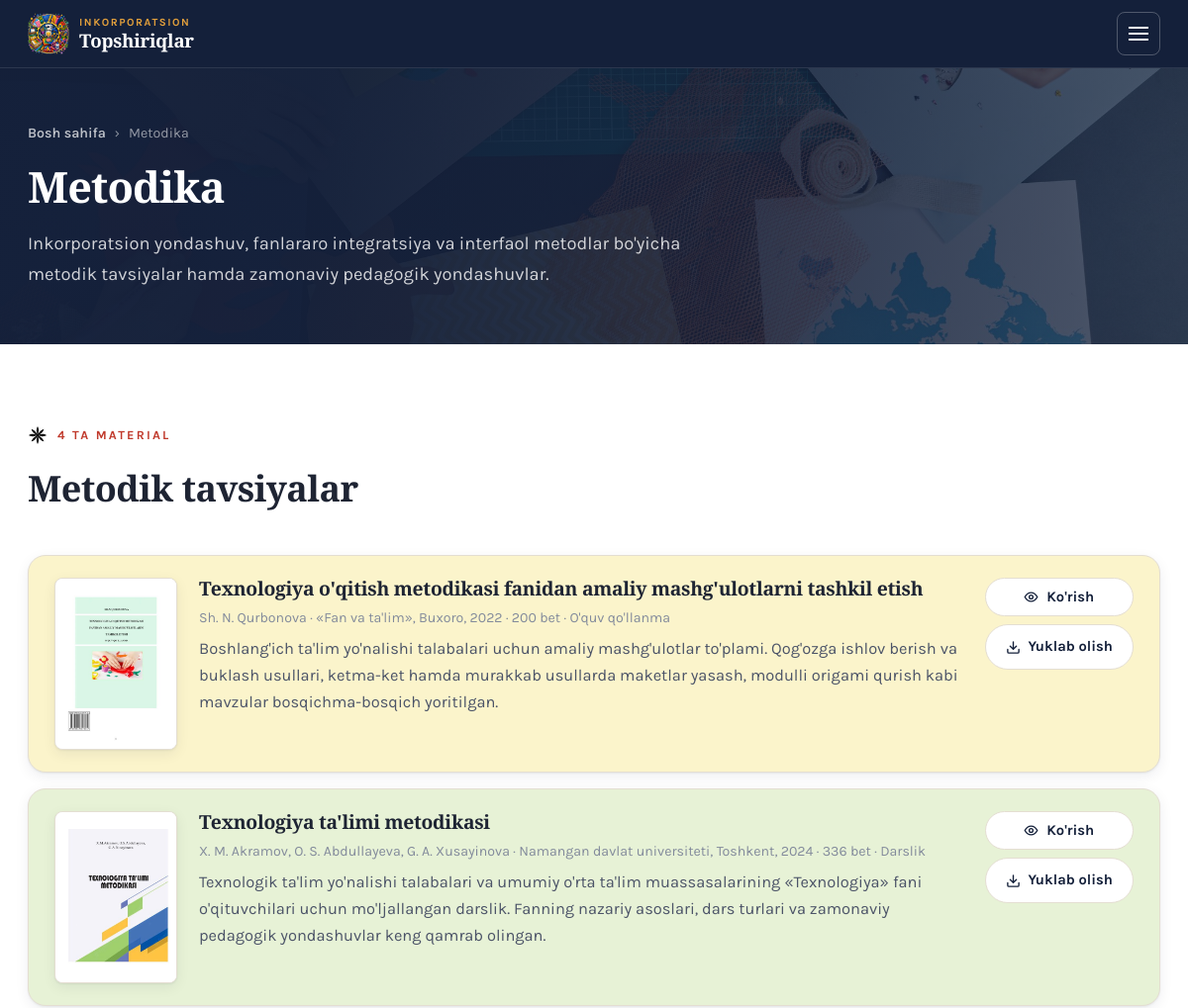
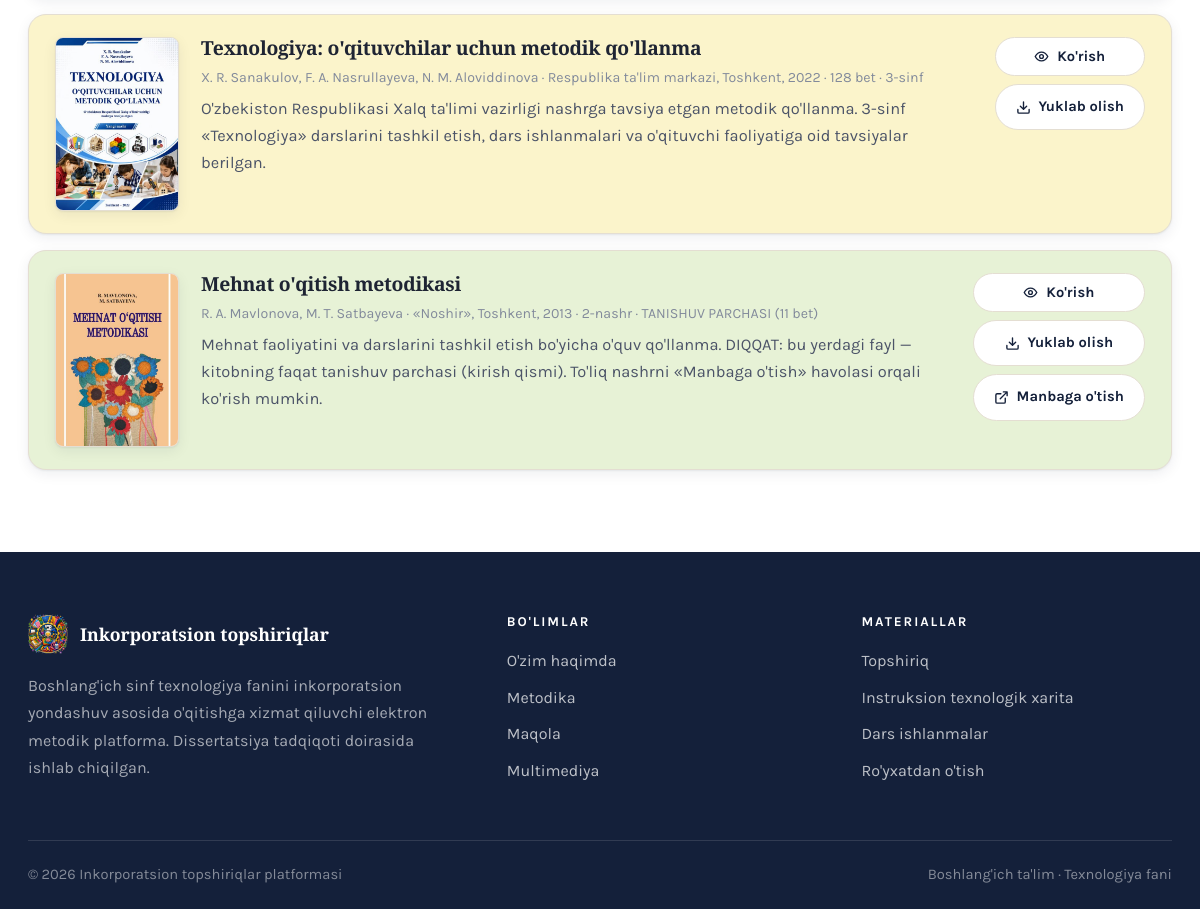
The app's page /metodika, older data (2 pictures, top to bottom).
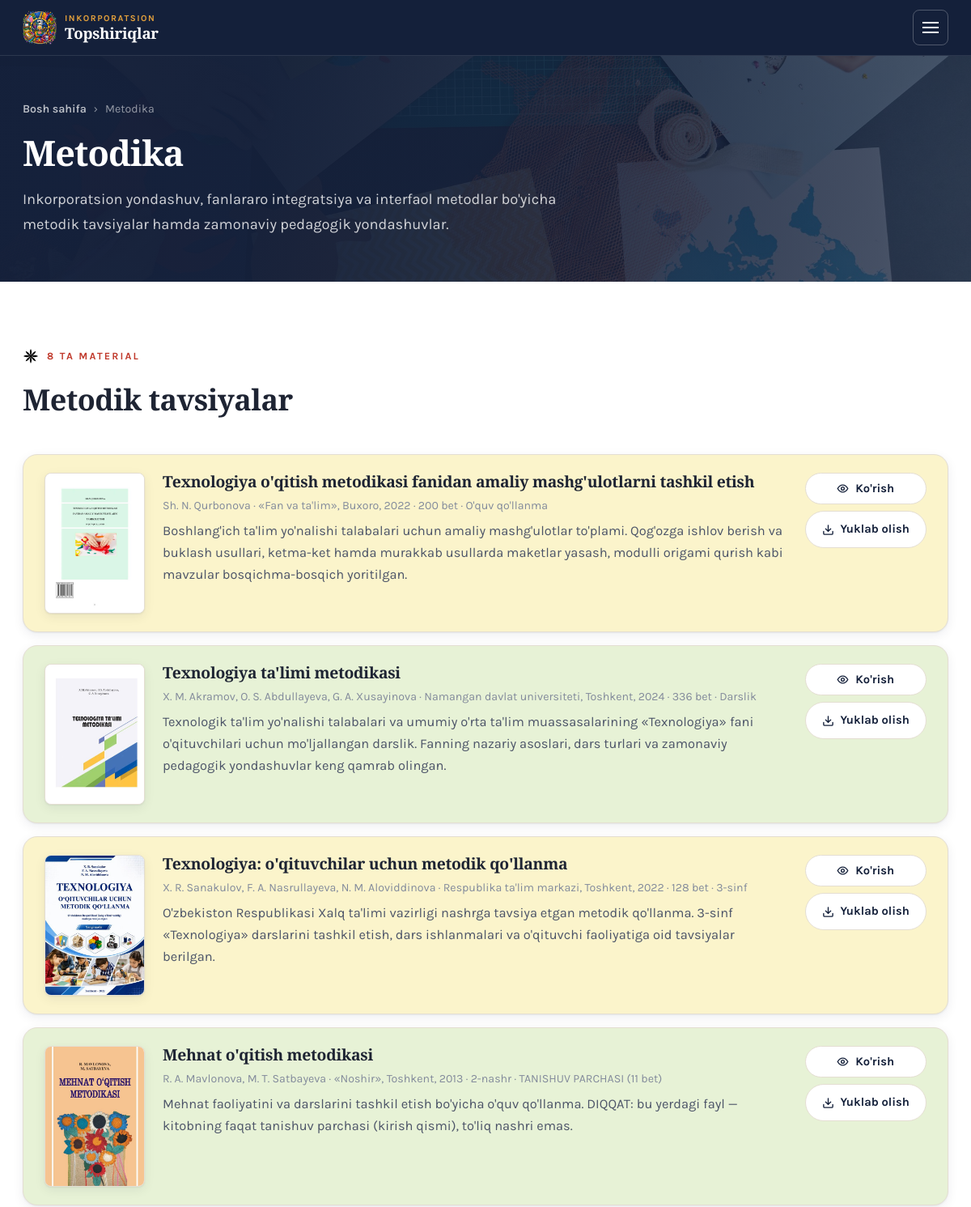
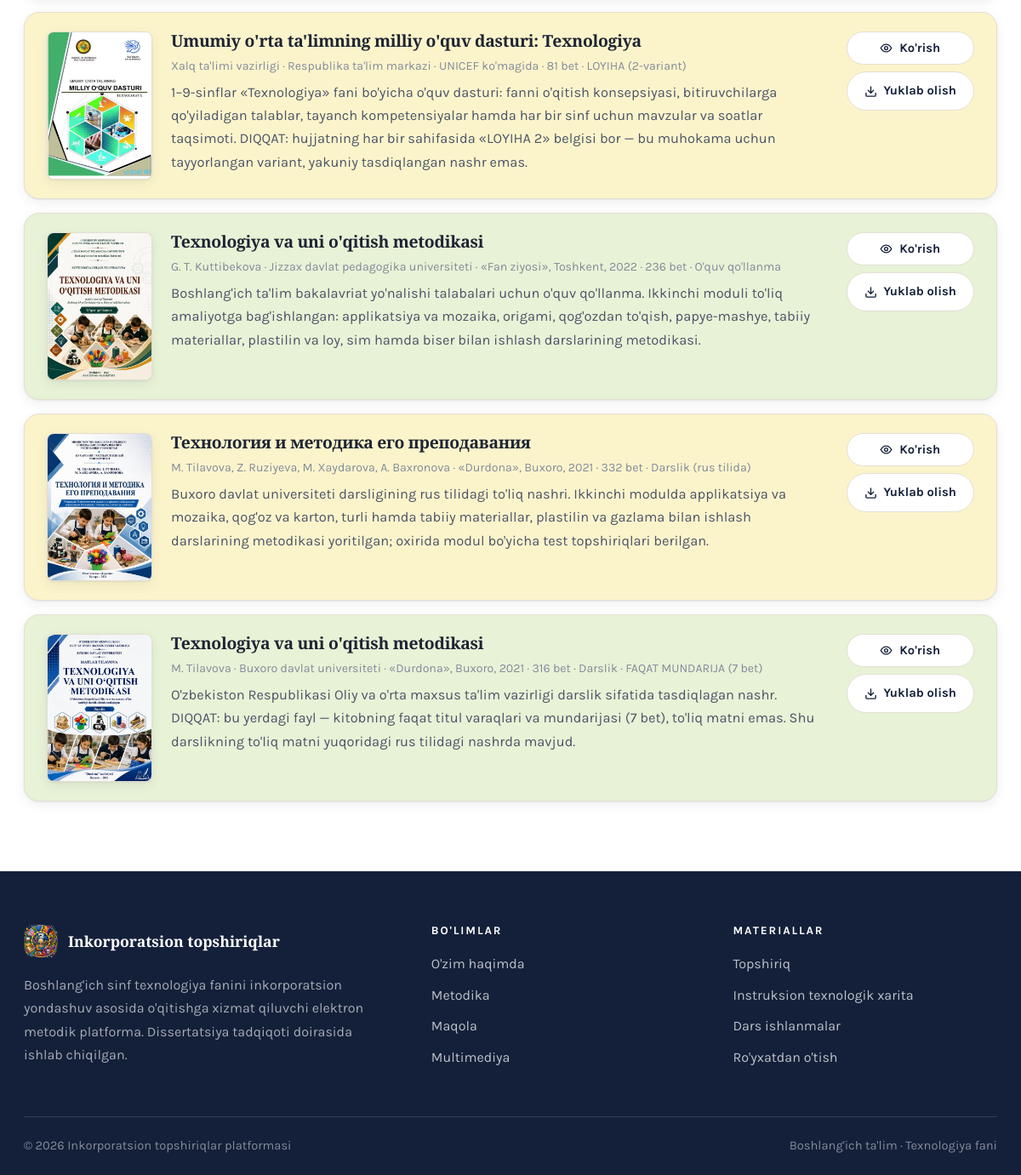
The same page, newer data (2 pictures, top to bottom).
### home/models.py (models this page shows, shortened)
class Material(models.Model):
    SECTION_METODIKA = 'metodika'
    SECTION_MAQOLA = 'maqola'
    SECTION_TOPSHIRIQ = 'topshiriq'
    SECTION_XARITA = 'xarita'
    SECTION_ISHLANMA = 'ishlanma'
    SECTION_CHOICES = [
        (SECTION_METODIKA, "Metodika"),
        (SECTION_MAQOLA, "Maqola"),
        (SECTION_TOPSHIRIQ, "Topshiriq"),
        (SECTION_XARITA, "Instruksion texnologik xarita"),
        (SECTION_ISHLANMA, "Dars ishlanmalar"),
    ]
    KICHIK_RASMLI_TEST = 'rasmli_test'
    KICHIK_DIKTANT = 'diktant'
    KICHIK_BOLIM_CHOICES = [
        (KICHIK_RASMLI_TEST, "Rasmli test"),
        (KICHIK_DIKTANT, "Texnologik diktantlar"),
    ]
    section = models.CharField(
        max_length=20, choices=SECTION_CHOICES, verbose_name="Bo'lim",
    )
    kichik_bolim = models.CharField(
        max_length=20, choices=KICHIK_BOLIM_CHOICES, blank=True,
        verbose_name="Kichik bo'lim",
        help_text="Faqat \"Topshiriq\" bo'limi uchun: material qaysi ochiladigan "
                  "ro'yxatga tushishi. Boshqa bo'limlarda bo'sh qoldiring.",
    )
    title = models.CharField(max_length=250, verbose_name="Sarlavha")
    summary = models.TextField(
        blank=True, verbose_name="Qisqacha tavsif",
        help_text="Ro'yxatda sarlavha ostida ko'rinadi. 1–3 gap yetarli.",
    )
    body = models.TextField(
        blank=True, verbose_name="To'liq matn",
        help_text="Ixtiyoriy. Har bir bo'sh qator yangi xatboshi bo'ladi.",
    )
    file = models.FileField(
        upload_to='materiallar/', blank=True, null=True, verbose_name="Fayl",
        help_text="PDF, Word yoki taqdimot. Yuklansa, 'Yuklab olish' tugmasi chiqadi.",
    )
    muqova = models.FileField(
        upload_to='materiallar/muqova/', blank=True, null=True, verbose_name="Muqova rasmi",
        help_text="Ixtiyoriy (JPG yoki PNG). Ro'yxatda kitob muqovasi bo'lib ko'rinadi. "
                  "Bo'sh qoldirilsa, o'rniga fayl turi nishoni chiqadi.",
    )
    koruv = models.FileField(
        upload_to='materiallar/koruv/', blank=True, null=True,
        verbose_name="Ko'rish uchun PDF",
        help_text="Fayl Word bo'lsa, uning PDF nusxasini shu yerga yuklang — "
                  "sahifada 'Ko'rish' tugmasi paydo bo'ladi. Fayl PDF bo'lsa, bo'sh qoldiring.",
    )
    link = models.URLField(
        blank=True, verbose_name="Havola",
        help_text="Ixtiyoriy: tashqi manba (masalan, jurnal sayti) havolasi.",
    )
    manba = models.CharField(
        max_length=250, blank=True, verbose_name="Manba",
        help_text="Masalan: jurnal nomi, nashr yili, sinf yoki mavzu.",
    )
    order = models.IntegerField(
        default=0, verbose_name="Tartib",
        help_text="Kichik raqam yuqorida turadi.",
    )
    is_published = models.BooleanField(default=True, verbose_name="Chop etilgan")
    created_at = models.DateTimeField(auto_now_add=True, verbose_name="Qo'shilgan sana")
    class Meta:
        verbose_name = "Material"
        verbose_name_plural = "Materiallar"
        ordering = ['order', '-created_at']
    @property
    def file_ext(self):
        if not self.file:
            return ''
        return self.file.name.rsplit('.', 1)[-1].upper() if '.' in self.file.name else ''
    @property
    def is_pdf(self):
        return self.file_ext == 'PDF'
    @property
    def koruv_url(self):
        if self.is_pdf:
            return self.file.url
        if self.koruv:
            return self.koruv.url
        return ''

### home/views.py (the view)
# urls.py: path('metodika', views.metodika, name='metodika'),
def metodika(request):
    return _bolim(
        request, Material.SECTION_METODIKA, "Metodika",
        "Inkorporatsion yondashuv, fanlararo integratsiya va interfaol metodlar bo'yicha "
        "metodik tavsiyalar hamda zamonaviy pedagogik yondashuvlar.",
        "Metodik tavsiyalar",
    )

### home/views.py (called while the page is built, shortened)
def _bolim(request, section, nomi, lede, sarlavha, guruhlash=None, ilova=None):
    hammasi = list(Material.objects.filter(section=section, is_published=True))
    guruhlar = []
    guruhsiz = hammasi
    return render(request, 'bolim.html', {
        'active': section,
        'bolim_nomi': nomi,
        'bolim_lede': lede,
        'bolim_sarlavha': sarlavha,
        'materiallar': guruhsiz,
        'guruhlar': guruhlar,
        'jami': len(hammasi),
    })

### templates/bolim.html (shortened to what this page needs)
{% extends "base.html" %}
{% block content %}
<section class="page-head">
    <div class="wrap">
        <nav class="crumbs" aria-label="Yo'l">
            <a href="/">Bosh sahifa</a> <span aria-hidden="true">&rsaquo;</span> <span>{{ bolim_nomi }}</span>
        </nav>
        <h1>{{ bolim_nomi }}</h1>
        <p class="page-lede">{{ bolim_lede }}</p>
    </div>
</section>
<section class="section bolim-{{ active }}">
    <div class="wrap">
        {% if jami or guruhlar %}
            <div class="section-head">
                {% if jami %}
                    <span class="eyebrow ink">
                        <svg class="motif" aria-hidden="true"><use href="#palak"/></svg>
                        {{ jami }} ta material
                    </span>
                {% endif %}
                <h2>{{ bolim_sarlavha }}</h2>
            </div>
            {% if materiallar %}
                <div class="material-list">
                    {% for m in materiallar %}
                        {% include "_material.html" %}
                    {% endfor %}
                </div>
            {% endif %}
        {% endif %}
    </div>
</section>
{% endblock %}

### templates/base.html (shortened to what this page needs)
<!DOCTYPE html>
<html lang="uz">
<head>
    <link rel="stylesheet" href="/static/css/platform.css?v=2">
</head>
<body class="pf">
    <header class="topbar">
        <div class="wrap">
            <a class="brand" href="/">
                <img class="brand-logo" src="/static/img/logo.png" alt="" width="256" height="256">
                <span class="brand-text">
                    <span class="brand-sub">Inkorporatsion</span>
                    <span class="brand-name">Topshiriqlar</span>
                </span>
            </a>
            <button class="nav-toggle" type="button" aria-expanded="false" aria-controls="asosiy-menyu" aria-label="Menyuni ochish">
                <span></span>
            </button>
        </div>
    </header>
    <main id="main">
        {% block content %}{% endblock %}
    </main>
    <footer class="footer">
        <div class="wrap">
            <div class="footer-grid">
                <div>
                    <div class="footer-brand">
                        <img class="brand-logo" src="/static/img/logo.png" alt="" width="256" height="256">
                        <span>Inkorporatsion topshiriqlar</span>
                    </div>
                    <p>
                        Boshlang'ich sinf texnologiya fanini inkorporatsion yondashuv asosida
                        o'qitishga xizmat qiluvchi elektron metodik platforma. Dissertatsiya
                        tadqiqoti doirasida ishlab chiqilgan.
                    </p>
                </div>
                <div>
                    <h4>Bo'limlar</h4>
                    <ul>
                        <li><a href="/haqida">O'zim haqimda</a></li>
                        <li><a href="/metodika">Metodika</a></li>
                        <li><a href="/maqola">Maqola</a></li>
                        <li><a href="/multimediya">Multimediya</a></li>
                    </ul>
                </div>
                <div>
                    <h4>Materiallar</h4>
                    <ul>
                        <li><a href="/topshiriq">Topshiriq</a></li>
                        <li><a href="/xarita">Instruksion texnologik xarita</a></li>
                        <li><a href="/ishlanma">Dars ishlanmalar</a></li>
                        {% if user.is_authenticated %}
                            <li><a href="/logout">Chiqish</a></li>
                        {% else %}
                            <li><a href="/register">Ro'yxatdan o'tish</a></li>
                        {% endif %}
                    </ul>
                </div>
            </div>
            <div class="footer-bottom">
                <span>&copy; {% now "Y" %} Inkorporatsion topshiriqlar platformasi</span>
                <span>Boshlang'ich ta'lim &middot; Texnologiya fani</span>
            </div>
        </div>
    </footer>
</body>
</html>

### templates/_material.html (shortened to what this page needs)
<article class="material{% if m.muqova %} has-muqova{% endif %}">
    {% if m.muqova %}
        <div class="material-muqova">
            <img src="{{ m.muqova.url }}" alt="{{ m.title }} — muqova">
        </div>
    {% endif %}
    <div>
        <h3>{{ m.title }}</h3>
        {% if m.manba %}<div class="meta">{{ m.manba }}</div>{% endif %}
        {% if m.summary %}<p>{{ m.summary }}</p>{% endif %}
    </div>
    {% if m.file or m.link %}
        <div class="actions">
            {% if m.koruv_url %}
                <button type="button" class="btn-sm" data-pdf-tugma
                        data-manba="{{ m.koruv_url }}"
                        aria-expanded="false" aria-controls="koruvchi-{{ m.pk }}">
                    <svg viewBox="0 0 24 24" fill="none" stroke="currentColor" stroke-width="2.2" stroke-linecap="round" stroke-linejoin="round" aria-hidden="true"><path d="M2 12s3.6-7 10-7 10 7 10 7-3.6 7-10 7-10-7-10-7Z"/><circle cx="12" cy="12" r="3"/></svg>
                    <span data-yorliq>Ko'rish</span>
                </button>
            {% endif %}
            {% if m.file %}
                <a class="btn-sm" href="{{ m.file.url }}" download>
                    <svg viewBox="0 0 24 24" fill="none" stroke="currentColor" stroke-width="2.2" stroke-linecap="round" stroke-linejoin="round" aria-hidden="true"><path d="M21 15v4a2 2 0 0 1-2 2H5a2 2 0 0 1-2-2v-4M7 10l5 5 5-5M12 15V3"/></svg>
                    Yuklab olish
                </a>
            {% endif %}
            {% if m.link %}
                <a class="btn-sm" href="{{ m.link }}" target="_blank" rel="noopener">
                    <svg viewBox="0 0 24 24" fill="none" stroke="currentColor" stroke-width="2.2" stroke-linecap="round" stroke-linejoin="round" aria-hidden="true"><path d="M18 13v6a2 2 0 0 1-2 2H5a2 2 0 0 1-2-2V8a2 2 0 0 1 2-2h6M15 3h6v6M10 14 21 3"/></svg>
                    Manbaga o'tish
                </a>
            {% endif %}
        </div>
    {% endif %}
</article>

Row changes from the older to the newer data that the page shows:
changed Material "Mehnat o'qitish metodikasi": summary "…faqat tanishuv parchasi (kirish qismi). To'liq nashrni «Manbaga o'tish» havolasi orqali ko'rish mumkin." → "…faqat tanishuv parchasi (kirish qismi), to'liq nashri emas."; no longer shows "Manbaga o'tish"
added Material: muqova (picture), title "Umumiy o'rta ta'limning milliy o'quv dasturi: Texnologiya", manba "Xalq ta'limi vazirligi · Respublika ta'lim markazi · UNICEF ko'magida · 81 bet · LOYIHA (2-variant)", summary "1–9-sinflar «Texnologiya» fani bo'yicha o'quv dasturi: fanni o'qitish konsepsiyasi, bitiruvchilarga qo'yiladigan talablar, tayanch kompetensiyalar hamda har bir sinf uchun mavzular va soatlar taqsimoti. DIQQAT: hujjatning har bir sahifasida «LOYIHA 2» belgisi bor — bu muhokama uchun tayyorlangan variant, yakuniy tasdiqlangan nashr emas."
added Material: muqova (picture), title "Texnologiya va uni o'qitish metodikasi", manba "G. T. Kuttibekova · Jizzax davlat pedagogika universiteti · «Fan ziyosi», Toshkent, 2022 · 236 bet · O'quv qo'llanma", summary "Boshlang'ich ta'lim bakalavriat yo'nalishi talabalari uchun o'quv qo'llanma. Ikkinchi moduli to'liq amaliyotga bag'ishlangan: applikatsiya va mozaika, origami, qog'ozdan to'qish, papye-mashye, tabiiy materiallar, plastilin va loy, sim hamda biser bilan ishlash darslarining metodikasi."
added Material: muqova (picture), title "Технология и методика его преподавания", manba "M. Tilavova, Z. Ruziyeva, M. Xaydarova, A. Baxronova · «Durdona», Buxoro, 2021 · 332 bet · Darslik (rus tilida)", summary "Buxoro davlat universiteti darsligining rus tilidagi to'liq nashri. Ikkinchi modulda applikatsiya va mozaika, qog'oz va karton, turli hamda tabiiy materiallar, plastilin va gazlama bilan ishlash darslarining metodikasi yoritilgan; oxirida modul bo'yicha test topshiriqlari berilgan."
added Material: muqova (picture), title "Texnologiya va uni o'qitish metodikasi", manba "M. Tilavova · Buxoro davlat universiteti · «Durdona», Buxoro, 2021 · 316 bet · Darslik · FAQAT MUNDARIJA (7 bet)", summary "O'zbekiston Respublikasi Oliy va o'rta maxsus ta'lim vazirligi darslik sifatida tasdiqlagan nashr. DIQQAT: bu yerdagi fayl — kitobning faqat titul varaqlari va mundarijasi (7 bet), to'liq matni emas. Shu darslikning to'liq matni yuqoridagi rus tilidagi nashrda mavjud."
Text that changed along with them:
{{ jami }}: "4" → "8"
